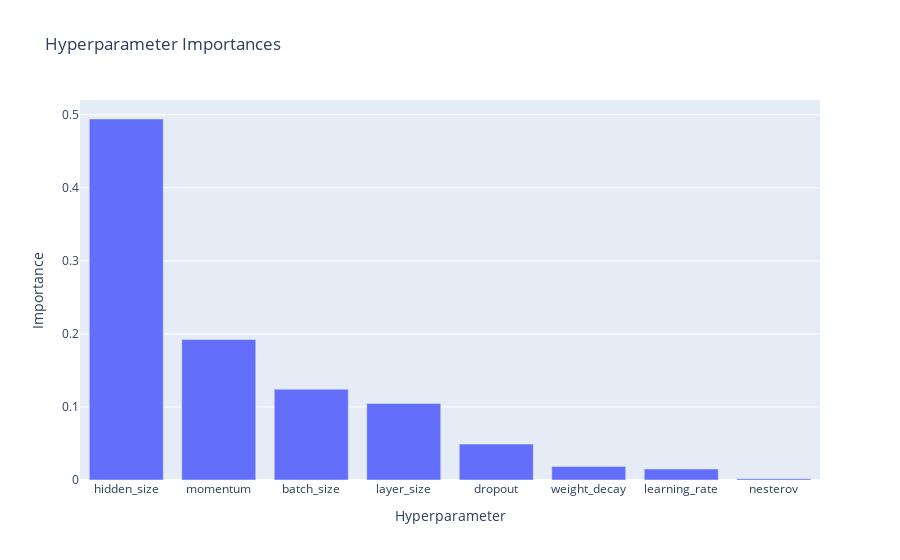

The cell this chart's notebook holds for it:
### Code cell
optuna.visualization.plot_param_importances(study)

### Figure 1 — Plotly figure (JSON) as saved in the notebook; plotly's stock layout.template omitted (floating-point values rounded to 4 significant figures)
{"data": [{"type": "bar", "x": ["hidden_size", "momentum", "batch_size", "layer_size", "dropout", "weight_decay", "learning_rate", "nesterov"], "y": [0.4941, 0.1923, 0.1243, 0.1048, 0.04913, 0.01855, 0.01506, 0.001791]}], "layout": {"showlegend": false, "title": {"text": "Hyperparameter Importances"}, "xaxis": {"title": {"text": "Hyperparameter"}}, "yaxis": {"title": {"text": "Importance"}}}}
